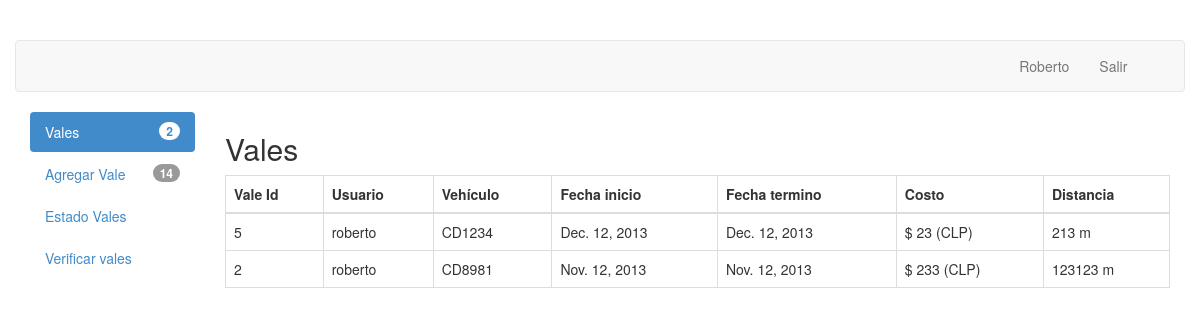
/vales/home/ (signed in), run on an earlier commit of the app's database.
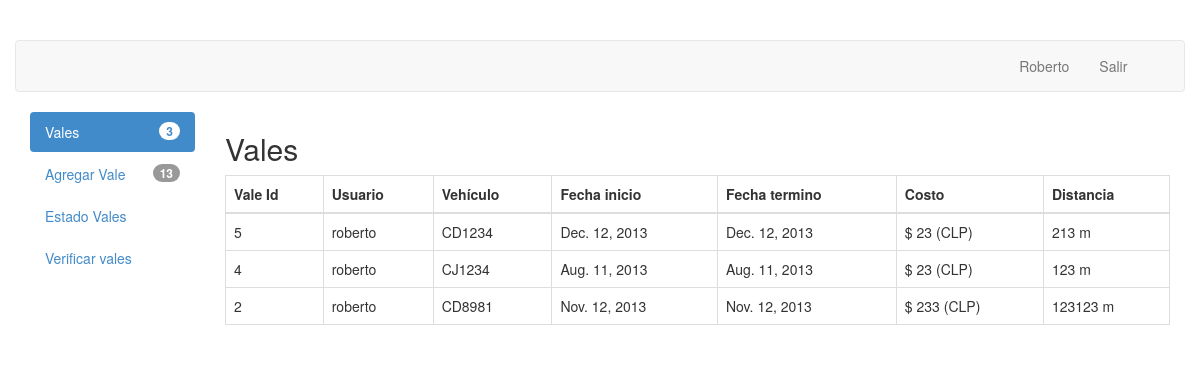
And on a later commit of the database.
### vales/models.py (models this page shows)
class Vale(models.Model):
	usuario = models.ForeignKey(User)
	vehiculo = models.CharField(max_length=6)
	fecha_inicio = models.DateField()
	fecha_termino = models.DateField()
	costo = models.PositiveIntegerField()
	distancia = models.PositiveIntegerField()
	en_espera = models.BooleanField()
	ESTADO = (
			('A','Aceptada'),
			('R','Rechazada'),
			('S','Sin observacion'),
		)
	estado = models.CharField(max_length=1,choices=ESTADO)
	class Meta:
		permissions = (
			("view_vale", "Can see available vales"),
			("accept_vale", "Can change status of vales"),
			("modify_vale", "Can modify the status of vales"),
			("close_vale", "Can remove a vale by setting its status as closed"),
		)

### vales/views.py (the view)
@user_passes_test(user_check, login_url='/vales/')
def home(request):
	vales = Vale.objects.all().order_by('-id')
	vales_aceptados = vales.filter(estado="A",en_espera=False).count()
	vales_rechazados = vales.filter(estado="R",en_espera=False).count()
	vales_sin_observar = vales.filter(estado="S",en_espera=False).count()
	vales_en_espera = vales.filter(en_espera=True).count()
	context = { "vales" : vales ,
				"vales_aceptados" : vales_aceptados,
				"vales_rechazados" : vales_rechazados,
				"vales_sin_observar" : vales_sin_observar,
				"vales_en_espera" : vales_en_espera,
				}
	return render(request, "home.html" , context)

### vales/views.py (called while the page is built)
def user_check(user):
	return user.is_authenticated()

### vales/templates/home.html (shortened to what this page needs)
{% extends "base_layout.html" %}
{% block contentbody %}
<h2> Vales </h2>
<table class="table table-bordered">
	<thead>
		<tr>
		<th>Vale Id</th>
		<th>Usuario</th>
		<th>Vehículo</th>
		<th>Fecha inicio</th>
		<th>Fecha termino</th>
		<th>Costo</th>
		<th>Distancia</th>
		</tr>
	</thead>
	<tbody>
	{% if perms.vales.view_vale %}
		{% for vale in vales %}
			{% if not vale.en_espera %}
			<tr {% if vale.estado == "A" %} class="success" {% endif %}
			 >
				<td> {{vale.id  }} </td>
				<td> {{vale.usuario  }} </td>
				<td> {{vale.vehiculo }} </td>
				<td> {{vale.fecha_inicio }} </td>
				<td> {{vale.fecha_termino }} </td>
				<td> $ {{vale.costo }} (CLP) </td>
				<td> {{vale.distancia }} m </td>
			</tr>
			{% endif %}
		{% endfor %}
	{% endif %}
	</tbody>
</table>
{% endblock contentbody %}

### vales/templates/base_layout.html
{% extends "header.html" %}
{% block content %}
{% block navbar %}
<div class="row" >
	<nav class="navbar navbar-default navbar-top " role="navigation">
	    <ul class="nav navbar-nav navbar-right col-md-2">
	      <li><a href="#">{{ user.first_name }}</a></li>
	      <li><a href="{% url 'logout' %}">Salir</a></li>
	    </ul>
	</nav>
</div>
{% endblock navbar %}
<div class="row">
	<div class="col-md-2">
	{% block sidebar %}
		<ul id="sidebar" class="nav nav-pills nav-stacked" style="max-width: 260px;">
			{% if perms.vales.view_vale %}
			<li id="home-tab">
				<a href="{% url 'home' %}" >
					<span class="badge pull-right">
						{{ vales_sin_observar }}
					</span>
					Vales
				</a>
			</li>
			{% endif %}
			{% if perms.vales.add_vale %}
			<li id="agregar-tab">
				<a href="{% url 'agregar' %}" >
					<span class="badge pull-right">
						{{ vales_en_espera }}
					</span>
					Agregar Vale
				</a>
			</li>
			{% endif %}
			{% if perms.vales.modify_vale %}
			<li id="cambiar-estado-tab">
				<a href="{% url 'cambiar_estado' %}" >
					Estado Vales
				</a>
			</li>
			{% endif %}
			{% if perms.vales.view_vale %}
			<li id="verificar-tab">
				<a href="{% url 'verificar' %}" >
					Verificar vales
				</a>
			</li>
			{% endif %}
		</ul>
	{% endblock sidebar %}
	</div>
	<div class="col-md-10" style="background-color:white;">
	{% block contentbody %}
	{% endblock contentbody %}
	</div>
</div>
{% endblock content %}

What changed in the data, as far as the page shows it:
now on this page (row edited): Vale: id "4", usuario "roberto", vehiculo "CJ1234", fecha_inicio "Aug. 11, 2013", fecha_termino "Aug. 11, 2013", costo "23", distancia "123"
Also different on the page:
{{ vales_sin_observar }}: "2" → "3"
{{ vales_en_espera }}: "14" → "13"
